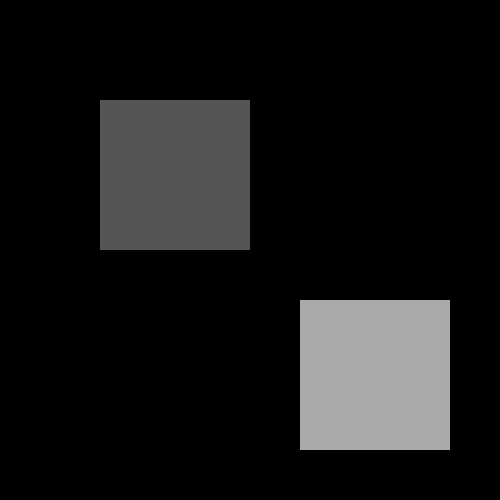
#> input picture image.jpg, 500 x 500 px
$ python otsu2.py
#> lines starting #> are read from the running program, lines starting #| are printed output that depends on the picture; after the words box and inside, x2 and y2 are one past the last pixel; in counts of white or black regions, pixels touching at a corner belong together
#> further down, img is the input picture: PIL image 500x500 L; min 0, max 171, mean 23
import numpy as np
import matplotlib.pyplot as plt
from PIL import Image
import cv2

def add_gaussian_noise(image, mean=0, std=25):
    """
    Add Gaussian noise to an image

    Args:
        image: Input image array
        mean: Mean of the Gaussian noise
        std: Standard deviation of the Gaussian noise

    Returns:
        Noisy image
    """
#> called with mean = 0, std = 20
    noise = np.random.normal(mean, std, image.shape)
    noisy_image = image + noise
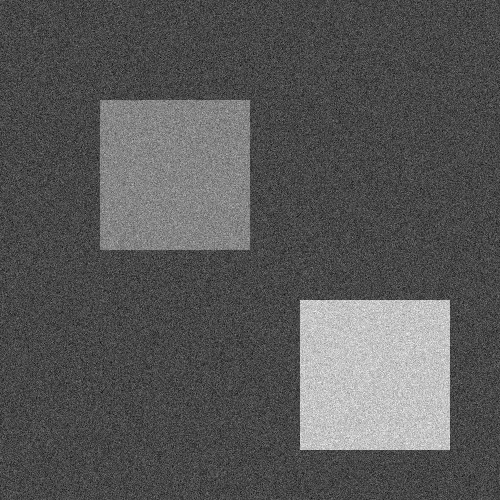
#> noisy_image: shape (500, 500) float64; min -97.04, max 250.1, mean 23; drawn with min black and max white
    # Clip values to valid range [0, 255]
    noisy_image = np.clip(noisy_image, 0, 255)
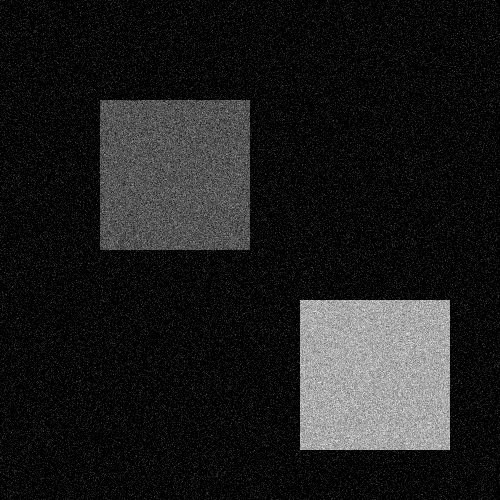
#> noisy_image: shape (500, 500) float64; min 0, max 250.1, mean 29.5
    return noisy_image.astype(np.uint8)

def compute_histogram(image):
    """
    Compute histogram of grayscale image

    Args:
        image: Grayscale image array

    Returns:
        Histogram array of length 256
    """
    hist = np.zeros(256, dtype=int)
    for pixel_value in image.flatten():
        hist[pixel_value] += 1
#> this loop made 250000 passes
#> pixel_value on passes 1 to 3: 35, 8, 19
#> after the loop, hist = 256 values, max 106413 at index 0, min 0 at index 238, mean 976.6
    return hist

def otsu_threshold(image):
    """
    Implement Otsu's thresholding algorithm

    Args:
        image: Grayscale image array

    Returns:
        Optimal threshold value
    """
    # Compute histogram
    hist = compute_histogram(image)

    # Total number of pixels
    total_pixels = image.size
#> total_pixels = 250000

    # Initialize variables
    sum_total = sum(i * hist[i] for i in range(256))
#> sum_total = 7300368
    sum_background = 0
    weight_background = 0
    max_variance = 0
    optimal_threshold = 0

    # Try all possible thresholds
    for threshold in range(256):
        # Update background statistics
        weight_background += hist[threshold]
        if weight_background == 0:
            continue

        weight_foreground = total_pixels - weight_background
        if weight_foreground == 0:
            break

        sum_background += threshold * hist[threshold]

        # Calculate means
        mean_background = sum_background / weight_background
        mean_foreground = (sum_total - sum_background) / weight_foreground

        # Calculate between-class variance
        between_class_variance = (weight_background * weight_foreground *
                                (mean_background - mean_foreground) ** 2)

        # Update optimal threshold if variance is maximum
        if between_class_variance > max_variance:
            max_variance = between_class_variance
            optimal_threshold = threshold
#> this loop made 251 passes
#> (weight_background, weight_foreground, sum_background, mean_background, mean_foreground, max_variance) on passes 1 to 12: (106413, 143587, 0, 0, 50.84, 3.95e+13), (110501, 139499, 4088, 0.037, 52.3, 4.21e+13), (114549, 135451, 12184, 0.106, 53.81, 4.47e+13), (118592, 131408, 24313, 0.205, 55.37, 4.74e+13), (122718, 127282, 40817, 0.333, 57.04, 5.02e+13), (126674, 123326, 60597, 0.478, 58.7, 5.3e+13), (130560, 119440, 83913, 0.643, 60.42, 5.57e+13), (134253, 115747, 109764, 0.818, 62.12, 5.84e+13), (138082, 111918, 140396, 1.02, 63.98, 6.13e+13), (141856, 108144, 174362, 1.23, 65.89, 6.41e+13), (145338, 104662, 209182, 1.44, 67.75, 6.69e+13), (148784, 101216, 247088, 1.66, 69.69, 6.97e+13)
#> after the loop, max_variance = 1.35e+14; optimal_threshold = 73; sum_background = 7300118; weight_background = 250000

    return optimal_threshold

def apply_threshold(image, threshold):
    """
    Apply binary thresholding to image

    Args:
        image: Input grayscale image
        threshold: Threshold value

    Returns:
        Binary image
    """
    binary_image = np.zeros_like(image)
    binary_image[image > threshold] = 255
    return binary_image


# Load the provided image or create synthetic one
try:
    # Try to load the provided image
    img = Image.open('image.jpg')

    original_image = np.array(img)
    print("Loaded provided image: image.jpg")
except FileNotFoundError:
    # Create synthetic image if file not found
    original_image = create_synthetic_image()
    print("Created synthetic image (image.jpg not found)")

# Add Gaussian noise
noisy_image = add_gaussian_noise(original_image, mean=0, std=20)

# Apply Otsu's algorithm
threshold = otsu_threshold(noisy_image)
#> threshold = 73
binary_result = apply_threshold(noisy_image, threshold)
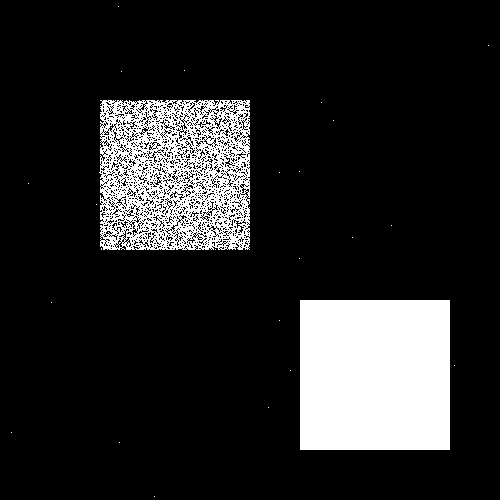
#> binary_result: shape (500, 500); 15.4% white; 25 white regions (23 under 20 px), largest, box (x1, y1, x2, y2) and area: (300, 300, 450, 450) 22500, (99, 100, 250, 250) 16043

# Compare with OpenCV's implementation
cv2_threshold, cv2_binary = cv2.threshold(noisy_image, 0, 255, cv2.THRESH_BINARY + cv2.THRESH_OTSU)
#> cv2_threshold = 73

# Display results
fig, axes = plt.subplots(2, 3, figsize=(15, 10))

# Original image
axes[0, 0].imshow(original_image, cmap='gray')
axes[0, 0].set_title('Original Image')
axes[0, 0].axis('off')

# Noisy image
axes[0, 1].imshow(noisy_image, cmap='gray')
axes[0, 1].set_title('Noisy Image')
axes[0, 1].axis('off')

# Histogram of noisy image
axes[0, 2].hist(noisy_image.flatten(), bins=256, range=(0, 256), alpha=0.7, color='blue')
axes[0, 2].axvline(threshold, color='red', linestyle='--', label=f'Otsu Threshold: {threshold}')
axes[0, 2].set_title('Histogram with Otsu Threshold')
axes[0, 2].set_xlabel('Pixel Value')
axes[0, 2].set_ylabel('Frequency')
axes[0, 2].legend()

# Our Otsu result
axes[1, 0].imshow(binary_result, cmap='gray')
axes[1, 0].set_title(f'Our Otsu Result (T={threshold})')
axes[1, 0].axis('off')

# OpenCV Otsu result
axes[1, 1].imshow(cv2_binary, cmap='gray')
axes[1, 1].set_title(f'OpenCV Otsu Result (T={int(cv2_threshold)})')
axes[1, 1].axis('off')

# Difference between methods
diff = np.abs(binary_result.astype(int) - cv2_binary.astype(int))
#> diff: shape (500, 500) int64; every value is 0
axes[1, 2].imshow(diff, cmap='hot')
axes[1, 2].set_title('Difference (Our - OpenCV)')
axes[1, 2].axis('off')

plt.tight_layout()
plt.show()
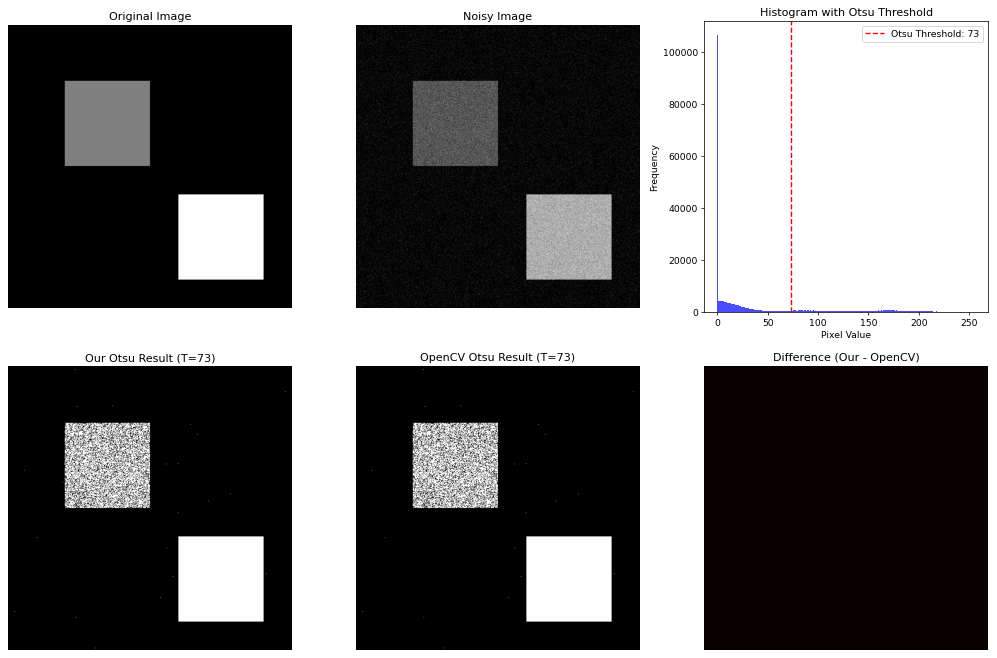
#> figure drawn by matplotlib, 6 panels; panel 3: tallest bar 106413 high, from x = 0 to 1

# Print results
print(f"\nResults:")
print(f"Our Otsu threshold: {threshold}")
#| Our Otsu threshold: 73
print(f"OpenCV Otsu threshold: {int(cv2_threshold)}")
#| OpenCV Otsu threshold: 73
print(f"Difference: {abs(threshold - int(cv2_threshold))}")
#| Difference: 0

# Calculate some statistics
unique_original = np.unique(original_image)
#> unique_original = [0, 1, 85, 86, 170, 171]
unique_noisy = np.unique(noisy_image)
#> unique_noisy = 242 values from 0 to 250
print(f"\nOriginal image unique values: {len(unique_original)} values")
#| Original image unique values: 6 values
print(f"Range: {unique_original.min()} to {unique_original.max()}")
#| Range: 0 to 171
print(f"Noisy image unique values: {len(unique_noisy)} values")
#| Noisy image unique values: 242 values
print(f"Range: {unique_noisy.min()} to {unique_noisy.max()}")
#| Range: 0 to 250

# Evaluate segmentation quality (if we have ground truth)
if len(unique_original) <= 5:  # Likely synthetic or simple image
    # Create ground truth binary mask
    # Assume anything above the middle value is foreground
    middle_val = sorted(unique_original)[len(unique_original)//2]
    ground_truth = (original_image > middle_val).astype(np.uint8) * 255

    # Calculate accuracy
    our_accuracy = np.sum(binary_result == ground_truth) / ground_truth.size
    cv2_accuracy = np.sum(cv2_binary == ground_truth) / ground_truth.size

    print(f"\nSegmentation Accuracy (compared to ground truth):")
    print(f"Our implementation: {our_accuracy:.3f}")
    print(f"OpenCV implementation: {cv2_accuracy:.3f}")
